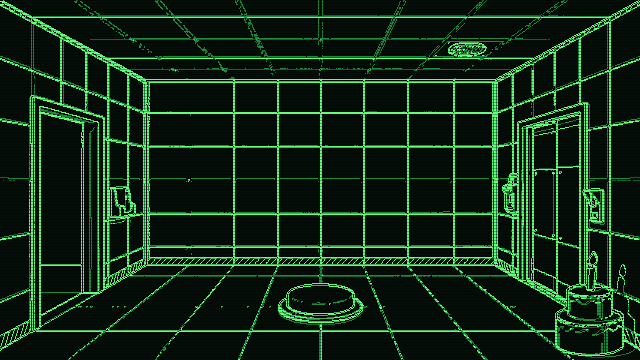
#> input picture game/grafik/oberflaeche/code_sicht/testkammer_1.png, 640 x 360 px, given in place of W3-R01_unterstadt.png, which was not available
$ python effekte_raum.py ../../game/grafik/oberflaeche/code_sicht ../../game/grafik/oberflaeche/code_sicht/testkammer_2.png
#> lines starting #> are read from the running program, lines starting #| are printed output that depends on the picture
"""Welt-3-Effekte, die auf einem Ausschnitt des fertigen, pixelierten Hintergrunds liegen (B17, B18, B23, B24, B25, B33).
Jeder Effekt ist ein Streifen aus Ausschnitten in Hintergrundgröße; die JSON nennt die Lage im Raum (x, y, Raumgröße).
Ohne Bild-KI, nur aus dem Hintergrund selbst. Aufruf: py -3 effekte_raum.py <pixel-ordner> <ausgabe-ordner>"""
import json, sys, math, random
from pathlib import Path
import numpy as np
from PIL import Image

P, AUS = Path(sys.argv[1]), Path(sys.argv[2]); AUS.mkdir(parents=True, exist_ok=True)


def raum(n):
    return np.asarray(Image.open(P / f"{n}.png").convert("RGBA")).copy()


def speichern(name, bilder, ms, raumname, x, y, schleife=True):
    h, w = bilder[0].shape[:2]
    Image.fromarray(np.concatenate(bilder, 1)).save(AUS / f"{name}.png")
    (AUS / f"{name}.json").write_text(json.dumps({"bild": [w, h], "bilder": len(bilder), "ms": ms, "schleife": schleife,
        "raum": raumname, "lage": [x, y], "hinweis": "Ausschnitt in Hintergrundgröße, links oben an lage legen"}, indent=1))
    print(name, len(bilder), "Bilder", w, "x", h, "bei", x, y)


def ausschnitt(a, x, y, w, h):
    return a[y:y + h, x:x + w].copy()


# B17 Nudeltopf dampft: weiße Schwaden über dem Topf, steigen und zerfasern; nur der Dampf, durchsichtig
def nudeltopf():
    W, H = 44, 52; x0, y0 = 54, 150          # Topf bei etwa x 60-100, y 190-205 im 1280er Bild
    rnd = random.Random(2)
    teilchen = [(rnd.uniform(14, 30), i / 16 + rnd.uniform(0, 0.03), rnd.uniform(0.9, 1.4)) for i in range(16)]
    bilder = []
    for f in range(6):
        a = np.zeros((H, W, 4), np.uint8)
        for sx, ph, gr in teilchen:
            t = (ph + f / 6) % 1.0
            y = int(H - 6 - t * (H - 8)); x = int(sx + 5 * math.sin(t * 6 + sx))
            r = int(2 + gr * (1 + 3 * t)); alpha = int(120 * (1 - t) ** 0.8)
            for dy in range(-r, r + 1):
                for dx in range(-r, r + 1):
                    if dx * dx + dy * dy <= r * r and 0 <= y + dy < H and 0 <= x + dx < W:
                        a[y + dy, x + dx] = (0xe8, 0xee, 0xf4, max(a[y + dy, x + dx, 3], alpha))
        bilder.append(a)
    speichern("W3-B17_nudeltopf_dampf", bilder, 120, "W3-R01_unterstadt", x0, y0)
#> in speichern, `Image.fromarray(np.concatenate(bilder, 1)).save(AUS / f"{name}.png")`:
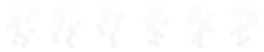
#> saved as W3-B17_nudeltopf_dampf.png: PIL image 264x52 RGBA; mean R, G, B, A 72, 73.8, 75.7, 18.5; transparent parts drawn white


# B18 Neonschild mit Wackelkontakt: cyanfarbene Röhre zweimal aus und an, ein Funke; Magenta bleibt
def neonschild():
    r = raum("W3-R01_unterstadt"); x0, y0, W, H = 256, 108, 64, 88
    grund = ausschnitt(r, x0, y0, W, H)
#> in ausschnitt, `return a[y:y + h, x:x + w].copy()`:
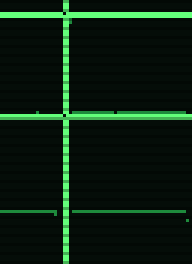
#> returned value: shape (88, 64, 4) (shown 3 times larger); mean of channels 0, 1, 2, 3 11.2, 30.4, 15.7, 255; drawn as R, G, B
    rgb = grund[..., :3].astype(int)
    cyan = (rgb[..., 1] > 170) & (rgb[..., 2] > 170) & (rgb[..., 0] < 190)
#> cyan: shape (88, 64) bool; every value is 0
    aus = grund.copy(); aus[cyan, :3] = (rgb[cyan] * 0.35).astype(np.uint8)
    ys, xs = np.nonzero(cyan)
#> ys = empty array; xs = empty array
    funke = grund.copy()
    if len(ys):
        fy, fx = ys.max(), int(xs.mean())
        funke = aus.copy()
        for dy, dx in ((0, 0), (-1, 0), (1, 0), (0, -1), (0, 1), (-2, 1)):
            if 0 <= fy + dy < H and 0 <= fx + dx < W:
                funke[fy + dy, fx + dx] = (255, 255, 230, 255)
    speichern("W3-B18_neonschild", [grund, aus, grund, aus, funke, grund], 110, "W3-R01_unterstadt", x0, y0)
#> call 2 of speichern, with name = 'W3-B18_neonschild', ms = 110, raumname = 'W3-R01_unterstadt', x = 256, y = 108, schleife = True
#> in speichern (call 2), `Image.fromarray(np.concatenate(bilder, 1)).save(AUS / f"{name}.png")`:
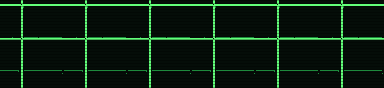
#> saved as W3-B18_neonschild.png: PIL image 384x88 RGBA; mean R, G, B, A 11.2, 30.4, 15.7, 255
#| W3-B18_neonschild 6 Bilder 64 x 88 bei 256 108


# B23 Automat scannt: grüner Lichtring wandert um die Linse und pulsiert einmal
def automat_scannt():
    r = raum("W3-R02_apothekengasse"); cx, cy, R = 647, 120, 30
#> call 2 of raum, with n = 'W3-R02_apothekengasse'
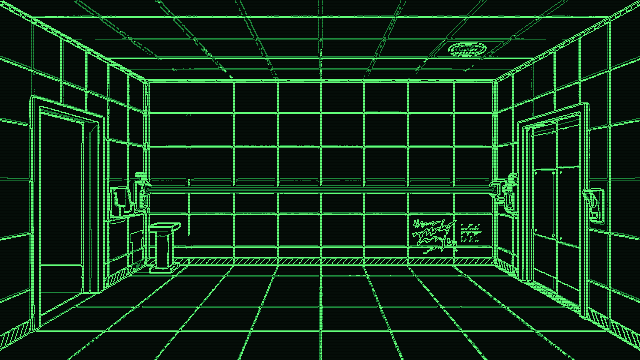
#> input picture game/grafik/oberflaeche/code_sicht/testkammer_2.png, 640 x 360 px, given in place of W3-R02_apothekengasse.png, which was not available
    x0, y0, W, H = cx - 36, cy - 36, 72, 72
    grund = ausschnitt(r, x0, y0, W, H)
#> call 2 of ausschnitt, with x = 611, y = 84, w = 72, h = 72
#> in ausschnitt (call 2), `return a[y:y + h, x:x + w].copy()`:
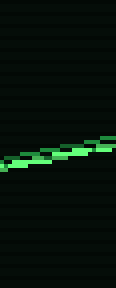
#> returned value: shape (72, 29, 4) (shown 4 times larger); mean of channels 0, 1, 2, 3 6.7, 18.5, 10.1, 255; drawn as R, G, B
    yy, xx = np.mgrid[0:H, 0:W]; d = np.hypot(yy - 36, xx - 36); wink = np.arctan2(yy - 36, xx - 36)
    ring = (d >= R - 2) & (d <= R)
    bilder = []
    for f in range(6):
        b = grund.copy()
        if f < 5:
            mitte = -math.pi + f * 2 * math.pi / 5
            sel = ring & (np.abs((wink - mitte + math.pi) % (2 * math.pi) - math.pi) < 0.7)
            b[sel] = (0x63, 0xc7, 0x4d, 255)
        else:
            b[ring] = (0x9e, 0xf0, 0x7a, 255)
        bilder.append(b)
#> after the loop, bilder = []
    speichern("W3-B23_automat_scannt", bilder, 110, "W3-R02_apothekengasse", x0, y0)


# B33 Fächer öffnen: Linse leuchtet grün, dann gleiten beide Klappen von oben nach unten auf (zweite Fassung des Raums)
# [60 lines left out: functions faecher, grossrechner, ventilator, not called in this run]


#> (the run stopped early here; a loop or call above may not have finished)
